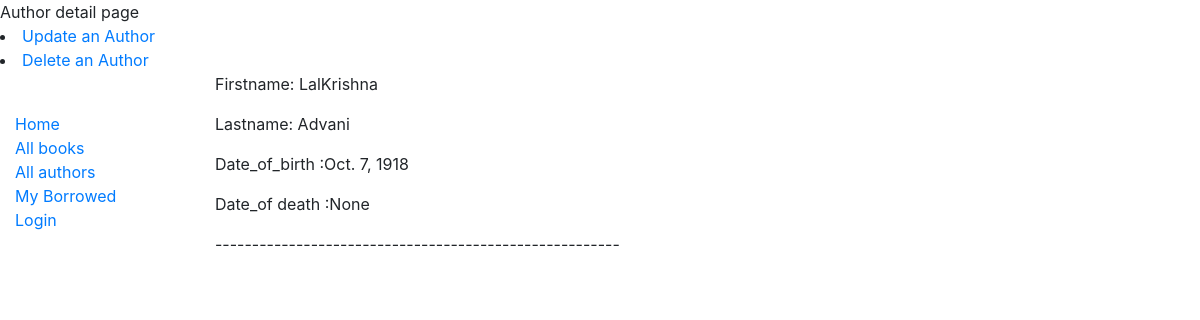
The page /catalog/author/2 on the database as committed earlier.
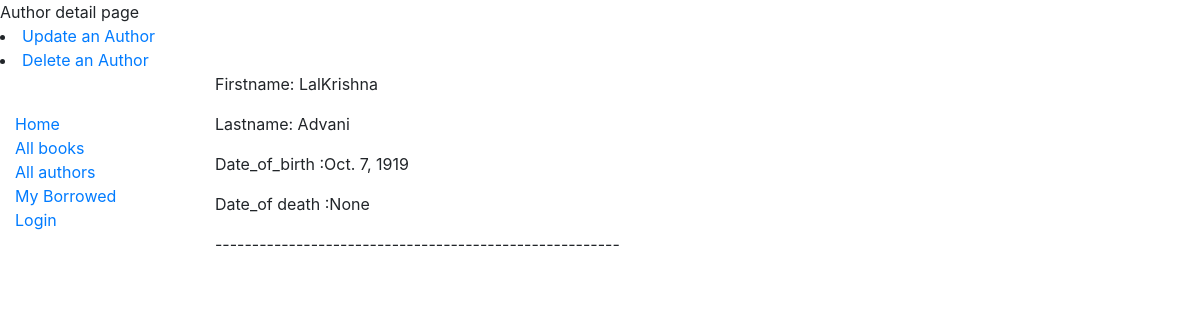
The same page on the database as committed later.
### catalog/models.py (models this page shows, shortened)
class Author(models.Model):
	first_name=models.CharField(max_length=20)
	date_of_birth=models.DateField(null=False,blank=False)
	date_of_death=models.DateField(null=True,blank=True)
	last_name=models.CharField(max_length=20)
	class Meta:
		ordering=['last_name','first_name']

### catalog/views.py (the view)
# urls.py: path('author/<int:pk>',views.AuthorDetailView.as_view(),name="author-detail"),
class AuthorDetailView(generic.DetailView):
	model=Author
	'''
	def context_data(self,**kwargs):
		context=super(BookDetailView,self).get_context_data(**kwargs)
	context['some_data']="This is some data"
    '''

### catalog/templates/catalog/author_detail.html (shortened to what this page needs)
{% extends "catalog/base_generic.html" %}
{% block title %}
<li>	<a href="{% url 'author_update' author.id %}">Update an Author</a></li>
<li>	<a href="{ % url 'author_delete' author.id %}">Delete an Author</a></li>
{% endblock %}
	{% block content %}
	<p>Firstname: {{author.first_name}}</p>
	<p>Lastname: {{author.last_name}}</p>
	<p>Date_of_birth :{{author.date_of_birth}}</p>
	<p>Date_of death :{{author.date_of_death}}</p>
	<p>-------------------------------------------------------</p>
	{% endblock %}

Rows that differ between the two databases and show on the page:
changed Author "LalKrishna": date_of_birth "Oct. 7, 1918" → "Oct. 7, 1919"
